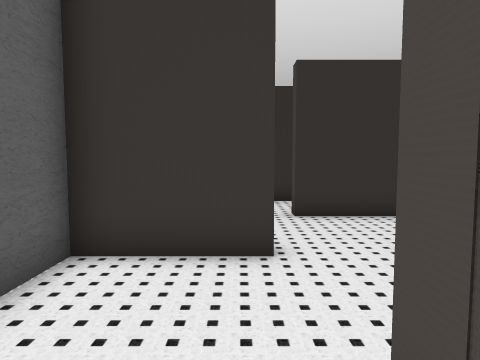
View 1 (above)

24 first-person views from a walk through a 3-D level made in the Unity game engine. The camera is 1.5 m above the floor, tilts 4° down and sees 75° across. The floor is counted in squares, 1 m on a side. Each view is taken from the middle of a square. On the plan, view 1 faces up. The plan holds only what a view shows up to about 15 squares ahead; the rest is blank. The place goes on beyond the plan. The player is left out. Door leaves are left out, so doorways stand open. Some surface patterns are stand-ins.

View 2
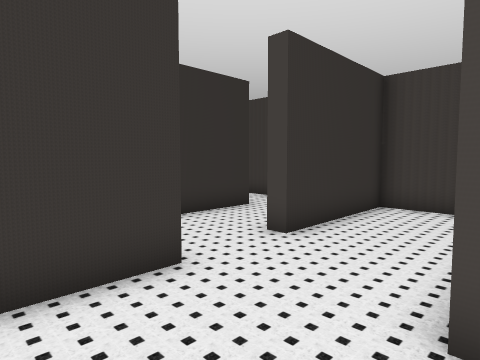

View 3
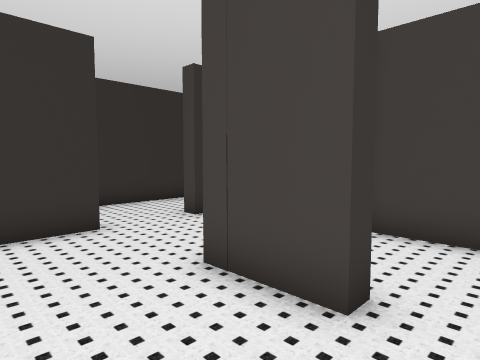

View 4
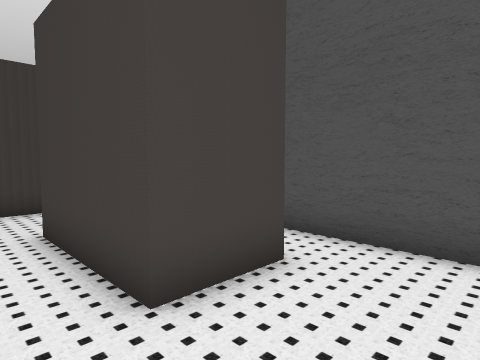

View 5
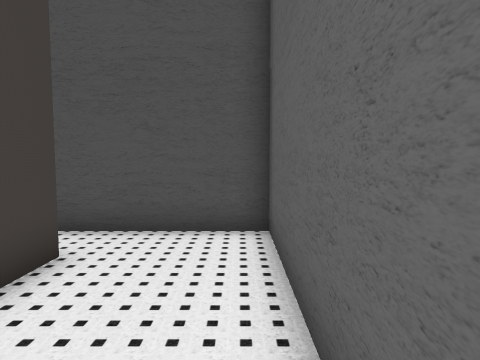

View 6
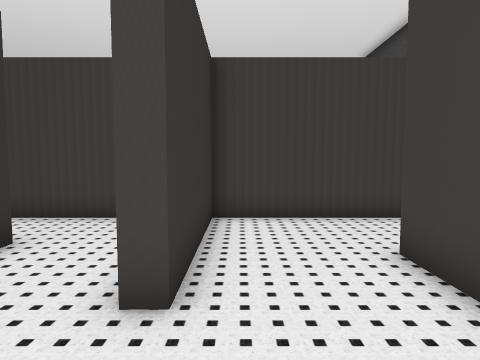

View 7
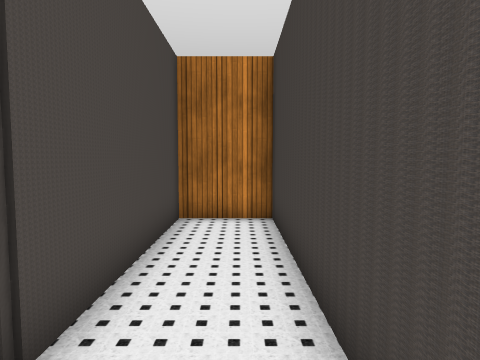

View 8
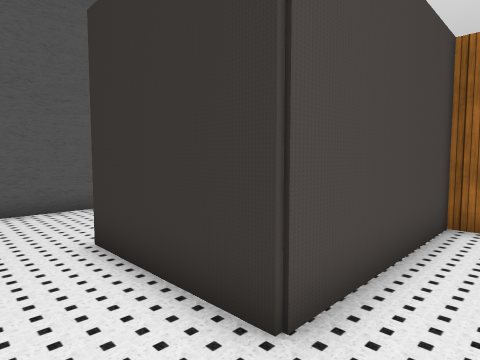

View 9
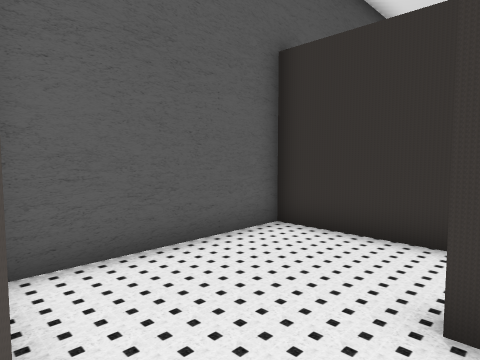

View 10
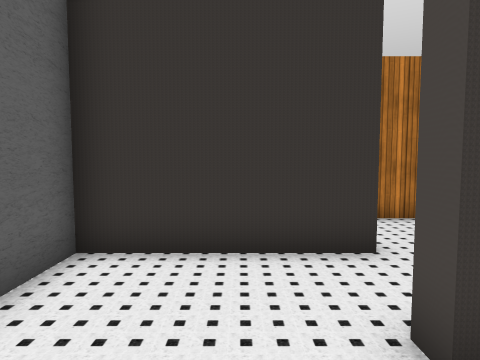

View 11
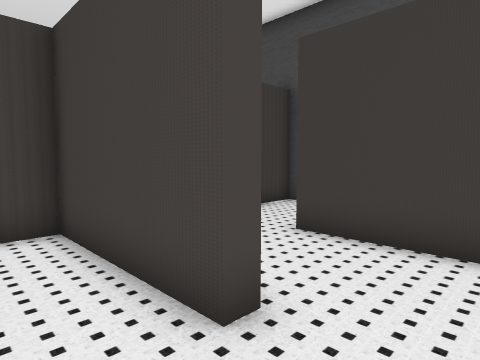

View 12
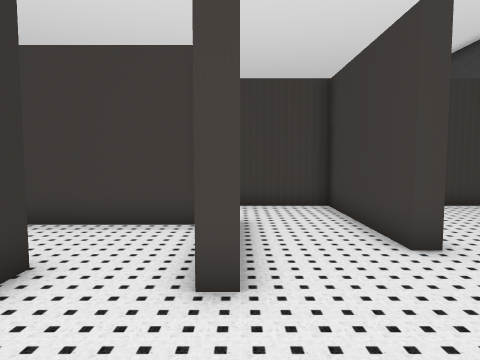

View 13
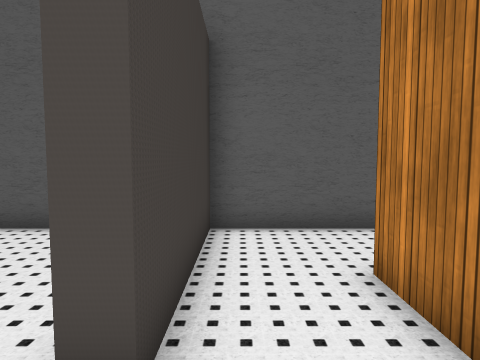

View 14
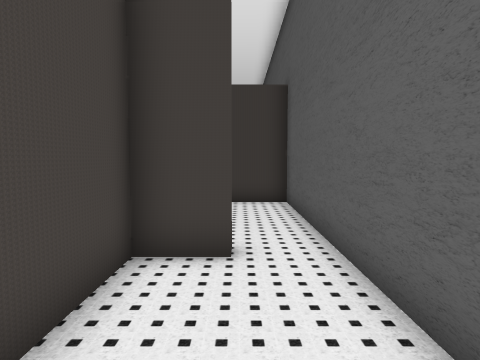

View 15
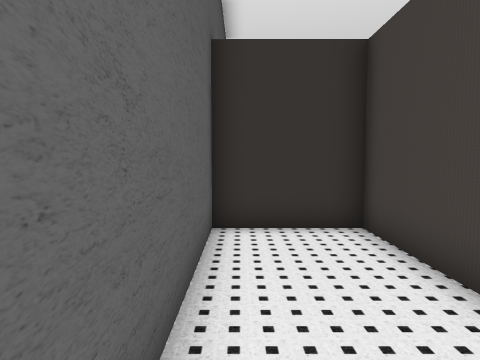

View 16
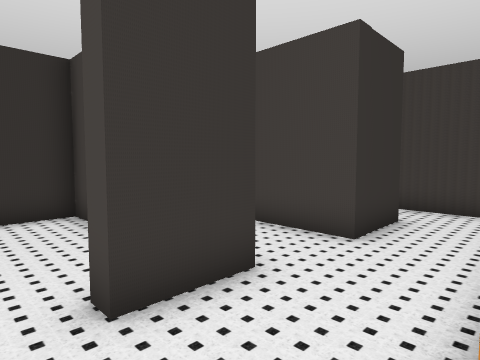

View 17
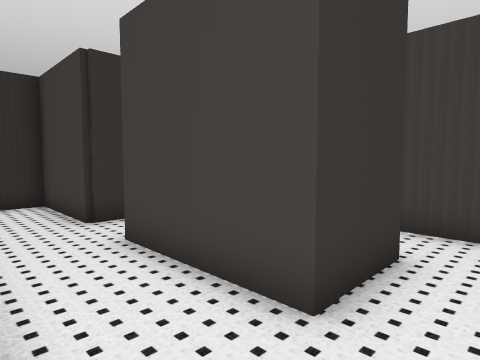

View 18
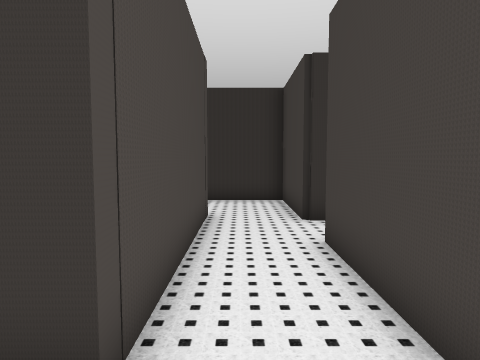

View 19
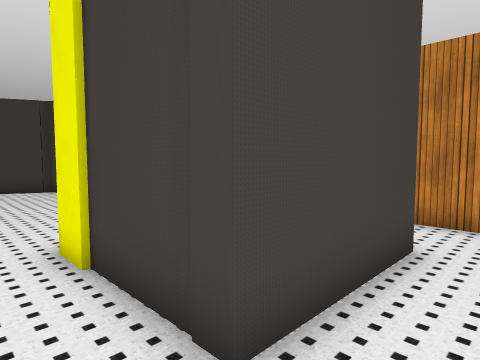

View 20
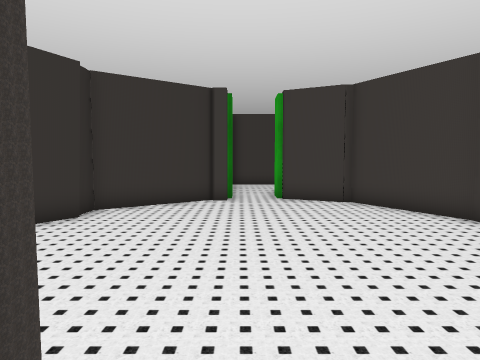

View 21
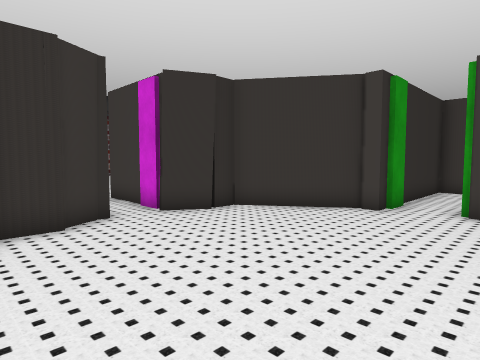

View 22
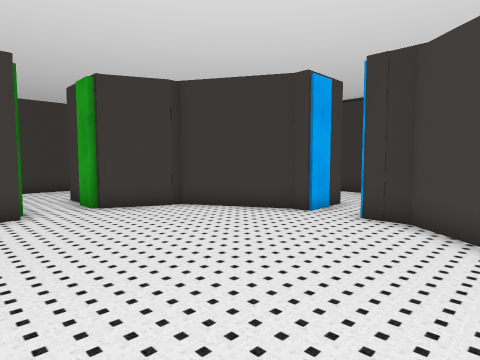

View 23
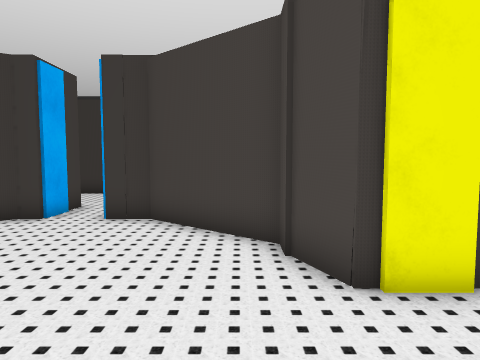

View 24
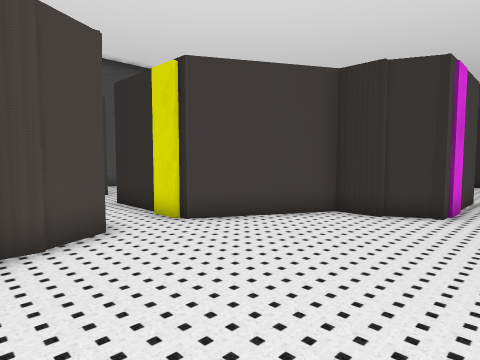

### Floor plan
Ten units are one square. View 1 is at (0, 0); x grows to the right and y downward. Boxes are objects, and circles mark ways between rooms. Rooms are numbered by the first view taken in them; rooms with no view inside come last. Other rooms are left out.
<svg viewBox="-31 -314 283 343">
<path fill="none" stroke="#000" d="M14 7 8 7 8 -15 49 -15M6 -47 -26 -47 -26 24 21 24M43 12 43 -6M55 -80 14 -80M74 24 78 24 78 -47 30 -47 30 -52 54 -52M54 -52 78 -52 78 -137 55 -137 55 -80M14 -80 14 -86M22 -109 -26 -109 -26 -56M45 -137 34 -137M50 -114 50 -129M11 -168 -9 -168 -9 -173 8 -173 8 -226 -26 -226 -26 -114 22 -114M19 -137 0 -137M83 -194 83 -186 112 -164 124 -164M176 -185 186 -205 212 -205M110 -261 97 -261 76 -225 35 -225M182 -229 160 -261 149 -261 136 -270M188 -225 181 -225 181 -230M139 -271 139 -309M139 -144 139 -164 145 -164 177 -183M198 -223 186 -223M122 -309 122 -270 109 -262M35 -165 35 -205 77 -205 83 -190M247 -194 247 -225 201 -225M11 -232 11 -168M60 -165 35 -165M78 -152 78 -172M29 -142 42 -142M22 -114 22 -109M50 -90 50 -114"/>
<circle cx="45" cy="-65" r="3" fill="#2a7"/>
<circle cx="15" cy="-65" r="3" fill="#2a7"/>
<circle cx="20" cy="-95" r="3" fill="#2a7"/>
<circle cx="15" cy="-125" r="3" fill="#2a7"/>
<circle cx="35" cy="-110" r="3" fill="#2a7"/>
<circle cx="10" cy="-155" r="3" fill="#2a7"/>
<circle cx="45" cy="-155" r="3" fill="#2a7"/>
<text x="20" y="-20">1</text>
<text x="60" y="-100">2</text>
<text x="0" y="-80">3</text>
<text x="30" y="-130">4</text>
<text x="-10" y="-160">5</text>
<text x="130" y="-210">6</text>
<text x="60" y="-170">7</text>
<text x="30" y="-100">8</text>
</svg>
Room 1 opens to room 2. Room 1 opens to room 3. Room 3 opens to room 8. Room 4 opens to room 5. Room 4 opens to room 8. Room 5 opens to room 6. Room 6 opens to room 7.

Where each view was taken, in squares from view 1:
view 1: 0 up, 0 right, facing up
view 2: 1 up, 2 left, facing up-right
view 3: 2 down, 2 left, facing up-right
view 4: 3 up, 2 left, facing down-right
view 5: 4 up, 2 left, facing down
view 6: 4 up, 0 right, facing right
view 7: 6 up, 7 right, facing up
view 8: 6 up, 7 right, facing up-left
view 9: 5 up, 2 right, facing up-left
view 10: 6 up, 0 right, facing up
view 11: 7 up, 1 right, facing down-right
view 12: 8 up, 2 left, facing right
view 13: 12 up, 4 right, facing left
view 14: 22 up, 1 left, facing down
view 15: 16 up, 2 left, facing up
view 16: 14 up, 2 left, facing up-right
view 17: 15 up, 1 right, facing up-right
view 18: 15 up, 2 right, facing up
view 19: 22 up, 2 right, facing down-right
view 20: 22 up, 7 right, facing right
view 21: 19 up, 9 right, facing up-right
view 22: 24 up, 9 right, facing down-right
view 23: 24 up, 9 right, facing down
view 24: 18 up, 14 right, facing up-left
